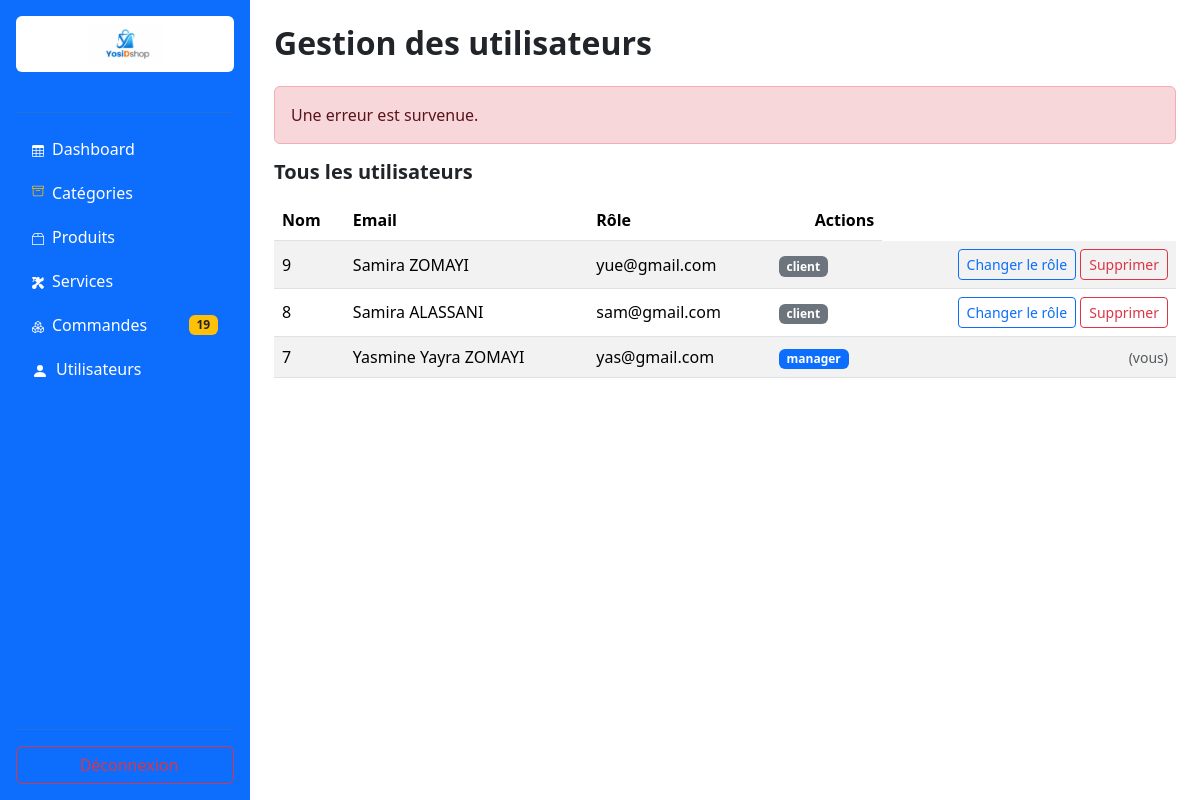
Screenshot of /admin/users.php?erreur=1 (signed in) with the database file from the repository.
### tables this page shows
CREATE TABLE IF NOT EXISTS `users` (
  `usId` int NOT NULL AUTO_INCREMENT,
  `lastName` varchar(150) DEFAULT NULL,
  `firstName` varchar(150) DEFAULT NULL,
  `email` varchar(255) DEFAULT NULL,
  `password` varchar(100) DEFAULT NULL,
  `role` enum('client','manager') NOT NULL DEFAULT 'client',
  `profil` varchar(255) DEFAULT NULL,
  `lastLogin` datetime DEFAULT NULL,
  PRIMARY KEY (`usId`)
);

### users/controller.php (called while the page is built, shortened)
<?php
function getAllUsers(PDO $pdo)
{
    $req = "SELECT * FROM users ORDER BY usId DESC";
    $stmt = $pdo->query($req);
    return $stmt->fetchAll(PDO::FETCH_ASSOC);
}
?>

### admin/users.php (the view, shortened to what this page needs)
<?php
require_once(__DIR__ . "/../config/db.php");
$utilisateurs = getAllUsers($pdo);
$monId = $_SESSION['user']['usId'];
?>
<!DOCTYPE html>
<html lang="fr">
<head>
    <link rel="stylesheet" href="../assets/css/bootstrap.css">
    <link rel="stylesheet" href="../assets/css/style.css?v=<?php echo filemtime(__DIR__ . '/../assets/css/style.css'); ?>">
</head>
<body>
    <?php include(__DIR__ . "/../admin/sidebar_admin.php"); ?>
    <main class="container-fluid px-4 my-4" style="margin-left: 250px; width: calc(100% - 250px);">
        <h2 class="fw-bold mb-4">Gestion des utilisateurs</h2>
        <?php if (isset($_GET['erreur'])): ?>
            <div class="alert alert-danger">Une erreur est survenue.</div>
        <?php endif; ?>
        <h5 class="fw-bold mb-3">Tous les utilisateurs</h5>
        <?php if (empty($utilisateurs)): ?>
            <div class="alert alert-info">Aucun utilisateur trouvé.</div>
        <?php else: ?>
            <div class="table-responsive">
                <table class="table table-striped align-middle">
                    <thead>
                        <tr>
                            <th>Nom</th>
                            <th>Email</th>
                            <th>Rôle</th>
                            <th class="text-end">Actions</th>
                        </tr>
                    </thead>
                    <tbody>
                        <?php foreach ($utilisateurs as $utilisateur): ?>
                            <tr>
                                <td><?= $utilisateur['usId'] ?></td>
                                <td><?= htmlspecialchars(($utilisateur['firstName'] ?? '') . ' ' . ($utilisateur['lastName'] ?? '')) ?></td>
                                <td><?= htmlspecialchars($utilisateur['email']) ?></td>
                                <td>
                                    <span class="badge bg-<?= $utilisateur['role'] === 'manager' ? 'primary' : 'secondary' ?>">
                                        <?= htmlspecialchars($utilisateur['role']) ?>
                                    </span>
                                </td>
                                <td class="text-end">
                                    <?php if ($utilisateur['usId'] != $monId): ?>
                                        <button type="button" class="btn btn-sm btn-outline-primary"
                                                data-bs-toggle="modal" data-bs-target="#modalRole<?= $utilisateur['usId'] ?>">
                                            Changer le rôle
                                        </button>
                                        <form action="./save.php" method="POST" class="d-inline"
                                              onsubmit="return confirm('Supprimer cet utilisateur ?');">
                                            <button type="submit" name="validate" value="Supprimer"
                                                    class="btn btn-sm btn-outline-danger">
                                                Supprimer
                                            </button>
                                        </form>
                                    <?php else: ?>
                                        <span class="text-muted small">(vous)</span>
                                    <?php endif; ?>
                                </td>
                            </tr>
                        <?php endforeach; ?>
                    </tbody>
                </table>
            </div>
        <?php endif; ?>
    </main>
</body>
</html>

### assets/css/style.css (style rules this page uses)
* { margin: 0; padding: 0; box-sizing: border-box; }

### rows the page displays
users: usId "9", firstName+lastName "Samira ZOMAYI", email "yue@gmail.com", role "client"
users: usId "8", firstName+lastName "Samira ALASSANI", email "sam@gmail.com", role "client"
users: usId "7", firstName+lastName "Yasmine Yayra ZOMAYI", email "yas@gmail.com", role "manager", shows "(vous)"

### other values shown
$nombreCommandesEnAttente "19"
